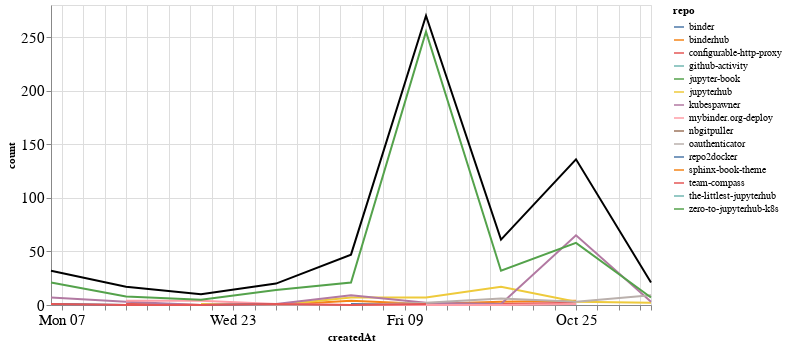

Source (notebook cell):
### Markdown cell above
## Comments

### Code cell
comments_time = comments.groupby('repo').resample('W', on='createdAt').count()['author'].reset_index()
comments_time = comments_time.rename(columns={'author': 'count'})
comments_time_total = comments_time.groupby('createdAt').agg({"count": "sum"}).reset_index()
ch1 = alt.Chart(comments_time, width=600).mark_line().encode(
    x='createdAt',
    y='count',
    color='repo',
    tooltip="repo"
)

ch2 = alt.Chart(comments_time_total, width=600).mark_line(color="black").encode(
    x='createdAt',
    y='count',
)

ch1 + ch2

### Figure 1 — Vega-Lite specification as saved in the notebook (floating-point values rounded to 4 significant figures)
{"config": {"axisLeft": {"labelFontSize": 15}, "axisBottom": {"labelFontSize": 15}}, "layer": [{"data": {"name": "data-224eb7d6034a259562ca7a0608066e58"}, "mark": "line", "encoding": {"color": {"type": "nominal", "field": "repo"}, "tooltip": {"type": "nominal", "field": "repo"}, "x": {"type": "temporal", "field": "createdAt"}, "y": {"type": "quantitative", "field": "count"}}, "width": 600}, {"data": {"name": "data-bdf37b43432d2e29ccd5a053eadb6a9e"}, "mark": {"type": "line", "color": "black"}, "encoding": {"x": {"type": "temporal", "field": "createdAt"}, "y": {"type": "quantitative", "field": "count"}}, "width": 600}], "$schema": "https://vega.github.io/schema/vega-lite/v4.8.1.json", "datasets": {"data-224eb7d6034a259562ca7a0608066e58": [{"repo": "binder", "createdAt": "2020-10-04T00:00:00", "count": 1}, {"repo": "binder", "createdAt": "2020-10-11T00:00:00", "count": 1}, {"repo": "binder", "createdAt": "2020-10-18T00:00:00", "count": 1}, {"repo": "binderhub", "createdAt": "2020-09-13T00:00:00", "count": 1}, {"repo": "binderhub", "createdAt": "2020-09-20T00:00:00", "count": 0}, {"repo": "binderhub", "createdAt": "2020-09-27T00:00:00", "count": 0}, {"repo": "binderhub", "createdAt": "2020-10-04T00:00:00", "count": 4}, {"repo": "binderhub", "createdAt": "2020-10-11T00:00:00", "count": 1}, {"repo": "binderhub", "createdAt": "2020-10-18T00:00:00", "count": 3}, {"repo": "binderhub", "createdAt": "2020-10-25T00:00:00", "count": 4}, {"repo": "configurable-http-proxy", "createdAt": "2020-09-13T00:00:00", "count": 1}, {"repo": "configurable-http-proxy", "createdAt": "2020-09-20T00:00:00", "count": 0}, {"repo": "configurable-http-proxy", "createdAt": "2020-09-27T00:00:00", "count": 0}, {"repo": "configurable-http-proxy", "createdAt": "2020-10-04T00:00:00", "count": 0}, {"repo": "configurable-http-proxy", "createdAt": "2020-10-11T00:00:00", "count": 0}, {"repo": "configurable-http-proxy", "createdAt": "2020-10-18T00:00:00", "count": 1}, {"repo": "configurable-http-proxy", "createdAt": "2020-10-25T00:00:00", "count": 2}, {"repo": "github-activity", "createdAt": "2020-10-11T00:00:00", "count": 1}, {"repo": "jupyter-book", "createdAt": "2020-10-04T00:00:00", "count": 2}, {"repo": "jupyterhub", "createdAt": "2020-09-20T00:00:00", "count": 1}, {"repo": "jupyterhub", "createdAt": "2020-09-27T00:00:00", "count": 0}, {"repo": "jupyterhub", "createdAt": "2020-10-04T00:00:00", "count": 7}, {"repo": "jupyterhub", "createdAt": "2020-10-11T00:00:00", "count": 7}, {"repo": "jupyterhub", "createdAt": "2020-10-18T00:00:00", "count": 17}, {"repo": "jupyterhub", "createdAt": "2020-10-25T00:00:00", "count": 3}, {"repo": "jupyterhub", "createdAt": "2020-11-01T00:00:00", "count": 2}, {"repo": "kubespawner", "createdAt": "2020-09-06T00:00:00", "count": 7}, {"repo": "kubespawner", "createdAt": "2020-09-13T00:00:00", "count": 3}, {"repo": "kubespawner", "createdAt": "2020-09-20T00:00:00", "count": 0}, {"repo": "kubespawner", "createdAt": "2020-09-27T00:00:00", "count": 1}, {"repo": "kubespawner", "createdAt": "2020-10-04T00:00:00", "count": 9}, {"repo": "kubespawner", "createdAt": "2020-10-11T00:00:00", "count": 2}, {"repo": "kubespawner", "createdAt": "2020-10-18T00:00:00", "count": 1}, {"repo": "kubespawner", "createdAt": "2020-10-25T00:00:00", "count": 65}, {"repo": "kubespawner", "createdAt": "2020-11-01T00:00:00", "count": 3}, {"repo": "mybinder.org-deploy", "createdAt": "2020-09-13T00:00:00", "count": 4}, {"repo": "mybinder.org-deploy", "createdAt": "2020-09-20T00:00:00", "count": 4}, {"repo": "mybinder.org-deploy", "createdAt": "2020-09-27T00:00:00", "count": 1}, {"repo": "mybinder.org-deploy", "createdAt": "2020-10-04T00:00:00", "count": 0}, {"repo": "mybinder.org-deploy", "createdAt": "2020-10-11T00:00:00", "count": 0}, {"repo": "mybinder.org-deploy", "createdAt": "2020-10-18T00:00:00", "count": 0}, {"repo": "mybinder.org-deploy", "createdAt": "2020-10-25T00:00:00", "count": 1}, {"repo": "nbgitpuller", "createdAt": "2020-10-04T00:00:00", "count": 3}, {"repo": "oauthenticator", "createdAt": "2020-09-06T00:00:00", "count": 1}, {"repo": "oauthenticator", "createdAt": "2020-09-13T00:00:00", "count": 0}, {"repo": "oauthenticator", "createdAt": "2020-09-20T00:00:00", "count": 0}, {"repo": "oauthenticator", "createdAt": "2020-09-27T00:00:00", "count": 0}, {"repo": "oauthenticator", "createdAt": "2020-10-04T00:00:00", "count": 0}, {"repo": "oauthenticator", "createdAt": "2020-10-11T00:00:00", "count": 2}, {"repo": "oauthenticator", "createdAt": "2020-10-18T00:00:00", "count": 6}, {"repo": "oauthenticator", "createdAt": "2020-10-25T00:00:00", "count": 3}, {"repo": "oauthenticator", "createdAt": "2020-11-01T00:00:00", "count": 9}, {"repo": "repo2docker", "createdAt": "2020-09-06T00:00:00", "count": 1}, {"repo": "repo2docker", "createdAt": "2020-09-13T00:00:00", "count": 0}, {"repo": "repo2docker", "createdAt": "2020-09-20T00:00:00", "count": 0}, {"repo": "repo2docker", "createdAt": "2020-09-27T00:00:00", "count": 1}, {"repo": "sphinx-book-theme", "createdAt": "2020-09-27T00:00:00", "count": 2}, {"repo": "team-compass", "createdAt": "2020-09-06T00:00:00", "count": 1}, {"repo": "team-compass", "createdAt": "2020-09-13T00:00:00", "count": 0}, {"repo": "team-compass", "createdAt": "2020-09-20T00:00:00", "count": 0}, {"repo": "team-compass", "createdAt": "2020-09-27T00:00:00", "count": 1}, {"repo": "team-compass", "createdAt": "2020-10-04T00:00:00", "count": 0}, {"repo": "team-compass", "createdAt": "2020-10-11T00:00:00", "count": 1}, {"repo": "the-littlest-jupyterhub", "createdAt": "2020-09-06T00:00:00", "count": 1}, {"repo": "zero-to-jupyterhub-k8s", "createdAt": "2020-09-06T00:00:00", "count": 21}, {"repo": "zero-to-jupyterhub-k8s", "createdAt": "2020-09-13T00:00:00", "count": 8}, {"repo": "zero-to-jupyterhub-k8s", "createdAt": "2020-09-20T00:00:00", "count": 5}, {"repo": "zero-to-jupyterhub-k8s", "createdAt": "2020-09-27T00:00:00", "count": 14}, {"repo": "zero-to-jupyterhub-k8s", "createdAt": "2020-10-04T00:00:00", "count": 21}, {"repo": "zero-to-jupyterhub-k8s", "createdAt": "2020-10-11T00:00:00", "count": 255}, {"repo": "zero-to-jupyterhub-k8s", "createdAt": "2020-10-18T00:00:00", "count": 32}, {"repo": "zero-to-jupyterhub-k8s", "createdAt": "2020-10-25T00:00:00", "count": 58}, {"repo": "zero-to-jupyterhub-k8s", "createdAt": "2020-11-01T00:00:00", "count": 7}], "data-bdf37b43432d2e29ccd5a053eadb6a9e": [{"createdAt": "2020-09-06T00:00:00", "count": 32}, {"createdAt": "2020-09-13T00:00:00", "count": 17}, {"createdAt": "2020-09-20T00:00:00", "count": 10}, {"createdAt": "2020-09-27T00:00:00", "count": 20}, {"createdAt": "2020-10-04T00:00:00", "count": 47}, {"createdAt": "2020-10-11T00:00:00", "count": 270}, {"createdAt": "2020-10-18T00:00:00", "count": 61}, {"createdAt": "2020-10-25T00:00:00", "count": 136}, {"createdAt": "2020-11-01T00:00:00", "count": 21}]}}
